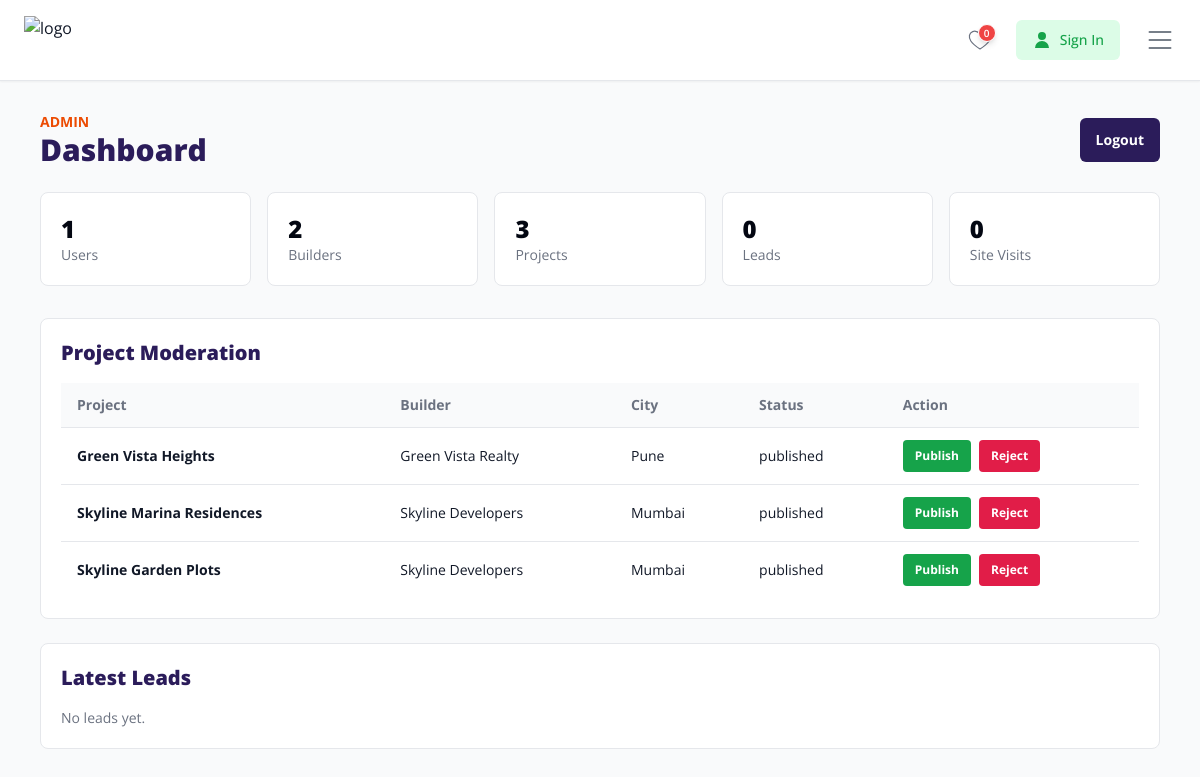
/admin/ (signed in), run on the app's committed database.
### tables this page shows
CREATE TABLE projects (

    id BIGINT UNSIGNED AUTO_INCREMENT PRIMARY KEY,

    uuid CHAR(36) NOT NULL UNIQUE,

    builder_id BIGINT UNSIGNED NOT NULL,

    assigned_manager_id BIGINT UNSIGNED DEFAULT NULL,

    category_id BIGINT UNSIGNED DEFAULT NULL,

    project_type ENUM(
        'Apartment',
        'Plot',
        'Villa',
        'Commercial'
    ) NOT NULL,

    project_name VARCHAR(255) NOT NULL,

    slug VARCHAR(255) NOT NULL UNIQUE,

    project_code VARCHAR(100) DEFAULT NULL,

    rera_number VARCHAR(100) DEFAULT NULL,

    city VARCHAR(100) NOT NULL,

    state VARCHAR(100) NOT NULL,

    locality VARCHAR(150) DEFAULT NULL,

    address TEXT DEFAULT NULL,

    latitude DECIMAL(10,8) DEFAULT NULL,

    longitude DECIMAL(11,8) DEFAULT NULL,

    overview LONGTEXT DEFAULT NULL,

    location_details LONGTEXT DEFAULT NULL,

    pros LONGTEXT DEFAULT NULL,

    cons LONGTEXT DEFAULT NULL,

    amenities LONGTEXT DEFAULT NULL,

    legal_details LONGTEXT DEFAULT NULL,

    litigation_details LONGTEXT DEFAULT NULL,

    bank_details LONGTEXT DEFAULT NULL,

    payment_scheme LONGTEXT DEFAULT NULL,

    brochure_file VARCHAR(255) DEFAULT NULL,

    thumbnail_image VARCHAR(255) DEFAULT NULL,

    featured_image VARCHAR(255) DEFAULT NULL,

    youtube_video_link TEXT DEFAULT NULL,

    total_towers INT DEFAULT 0,

    total_units INT DEFAULT 0,

    total_floors INT DEFAULT 0,

    total_area VARCHAR(100) DEFAULT NULL,

    possession_date DATE DEFAULT NULL,

    launch_date DATE DEFAULT NULL,

    meta_title VARCHAR(255) DEFAULT NULL,

    meta_keywords TEXT DEFAULT NULL,

    meta_description TEXT DEFAULT NULL,

    total_views BIGINT DEFAULT 0,

    total_wishlist BIGINT DEFAULT 0,

    total_inquiries BIGINT DEFAULT 0,

    is_featured TINYINT(1) DEFAULT 0,

    is_verified TINYINT(1) DEFAULT 0,

    project_status ENUM(
        'Upcoming',
        'Ongoing',
        'Completed'
    ) DEFAULT 'Upcoming',

    status ENUM(
        'draft',
        'pending',
        'published',
        'rejected'
    ) DEFAULT 'draft',

    created_at TIMESTAMP DEFAULT CURRENT_TIMESTAMP,

    updated_at TIMESTAMP DEFAULT CURRENT_TIMESTAMP
    ON UPDATE CURRENT_TIMESTAMP,

    deleted_at TIMESTAMP NULL DEFAULT NULL,

    FOREIGN KEY (builder_id)
    REFERENCES builders(id)
    ON DELETE CASCADE,

    FOREIGN KEY (assigned_manager_id)
    REFERENCES associate_managers(id)
    ON DELETE SET NULL,

    FOREIGN KEY (category_id)
    REFERENCES project_categories(id)
    ON DELETE SET NULL,

    INDEX idx_project_city(city),
    INDEX idx_project_status(status),
    INDEX idx_project_type(project_type),
    FULLTEXT(project_name, overview)

);

CREATE TABLE builders (

    id BIGINT UNSIGNED AUTO_INCREMENT PRIMARY KEY,

    uuid CHAR(36) NOT NULL UNIQUE,

    company_name VARCHAR(255) NOT NULL,

    company_slug VARCHAR(255) NOT NULL UNIQUE,

    builder_name VARCHAR(150) NOT NULL,

    email VARCHAR(150) NOT NULL UNIQUE,

    phone VARCHAR(20) NOT NULL UNIQUE,

    alternate_phone VARCHAR(20) DEFAULT NULL,

    whatsapp_number VARCHAR(20) DEFAULT NULL,

    password VARCHAR(255) NOT NULL,

    company_logo VARCHAR(255) DEFAULT NULL,

    company_banner VARCHAR(255) DEFAULT NULL,

    established_year YEAR DEFAULT NULL,

    rera_number VARCHAR(100) DEFAULT NULL,

    gst_number VARCHAR(100) DEFAULT NULL,

    website VARCHAR(255) DEFAULT NULL,

    company_description LONGTEXT DEFAULT NULL,

    address TEXT DEFAULT NULL,

    city VARCHAR(100) DEFAULT NULL,

    state VARCHAR(100) DEFAULT NULL,

    country VARCHAR(100) DEFAULT 'India',

    pincode VARCHAR(20) DEFAULT NULL,

    latitude DECIMAL(10,8) DEFAULT NULL,

    longitude DECIMAL(11,8) DEFAULT NULL,

    auth_token TEXT DEFAULT NULL,

    remember_token VARCHAR(255) DEFAULT NULL,

    reset_token VARCHAR(255) DEFAULT NULL,

    reset_token_expiry DATETIME DEFAULT NULL,

    last_login_at DATETIME DEFAULT NULL,

    last_login_ip VARCHAR(100) DEFAULT NULL,

    email_verified_at TIMESTAMP NULL DEFAULT NULL,

    is_verified TINYINT(1) DEFAULT 0,

    total_projects INT DEFAULT 0,

    total_leads INT DEFAULT 0,

    total_visits INT DEFAULT 0,

    status ENUM(
        'pending',
        'active',
        'inactive',
        'blocked'
    ) DEFAULT 'pending',

    created_by_employee BIGINT UNSIGNED DEFAULT NULL,

    approved_by_admin BIGINT UNSIGNED DEFAULT NULL,

    approved_at DATETIME DEFAULT NULL,

    created_at TIMESTAMP DEFAULT CURRENT_TIMESTAMP,

    updated_at TIMESTAMP DEFAULT CURRENT_TIMESTAMP
    ON UPDATE CURRENT_TIMESTAMP,

    deleted_at TIMESTAMP NULL DEFAULT NULL,

    FOREIGN KEY (created_by_employee)
    REFERENCES employees(id)
    ON DELETE SET NULL,

    FOREIGN KEY (approved_by_admin)
    REFERENCES admins(id)
    ON DELETE SET NULL,

    INDEX idx_builder_company(company_name),
    INDEX idx_builder_established_year(established_year),
    INDEX idx_builder_city(city),
    INDEX idx_builder_status(status)

);

### config/database.php (called while the page is built, shortened)
<?php
function e($string)
{
    return htmlspecialchars(
        $string,
        ENT_QUOTES,
        'UTF-8'
    );
}
function isLoggedIn()
{
    return isset($_SESSION['user_id']);
}
function getWishlistCount()
{
    if (!isLoggedIn()) {
        return 0;
    }
}

### includes/app_helpers.php (called while the page is built, shortened)
<?php
require_once __DIR__ . '/db_connect.php';
function tableCount($table, $where = '1=1', $params = [])
{
    global $pdo;
    $stmt = $pdo->prepare("SELECT COUNT(*) AS total FROM {$table} WHERE {$where}");
    $stmt->execute($params);
    $row = $stmt->fetch();
    return (int)($row['total'] ?? 0);
}

### admin/index.php (the view, shortened to what this page needs)
<?php
require_once __DIR__ . '/../includes/app_helpers.php';
$stats = [
    'Users' => tableCount('users', "status <> 'deleted'"),
    'Builders' => tableCount('builders'),
    'Projects' => tableCount('projects', 'deleted_at IS NULL'),
    'Leads' => tableCount('inquiries'),
    'Site Visits' => tableCount('site_visit_bookings')
];
$projects = $pdo->query("
    SELECT p.*, b.company_name
    FROM projects p
    INNER JOIN builders b ON b.id = p.builder_id
    ORDER BY p.created_at DESC
    LIMIT 20
")->fetchAll();
$leads = $pdo->query("
    SELECT i.*, p.project_name
    FROM inquiries i
    INNER JOIN projects p ON p.id = i.project_id
    ORDER BY i.created_at DESC
    LIMIT 10
")->fetchAll();
require_once __DIR__ . '/../includes/header.php';
?>
<section class="mt-20 bg-gray-50 min-h-screen py-8">
    <div class="max-w-[1400px] mx-auto px-4 sm:px-6 lg:px-10">
        <div class="flex flex-col md:flex-row md:items-center md:justify-between gap-4">
            <div>
                <p class="text-sm font-bold uppercase text-accent">Admin</p>
                <h1 class="text-3xl font-black text-primary">Dashboard</h1>
            </div>
            <a href="<?php echo ADMIN_URL; ?>logout" class="rounded-md bg-primary px-4 py-3 text-sm font-bold text-white">Logout</a>
        </div>
        <div class="mt-6 grid grid-cols-2 md:grid-cols-5 gap-4">
            <?php foreach ($stats as $label => $value): ?>
                <div class="rounded-lg border border-gray-200 bg-white p-5">
                    <p class="text-2xl font-black text-gray-950"><?php echo (int)$value; ?></p>
                    <p class="text-sm text-gray-500"><?php echo e($label); ?></p>
                </div>
            <?php endforeach; ?>
        </div>
        <div class="mt-8 grid grid-cols-1 xl:grid-cols-[1fr_420px] gap-6">
            <div class="rounded-lg border border-gray-200 bg-white p-5">
                <h2 class="text-xl font-black text-primary">Project Moderation</h2>
                <div class="mt-4 overflow-x-auto">
                    <table class="w-full text-left text-sm">
                        <thead class="bg-gray-50 text-gray-500">
                            <tr>
                                <th class="px-4 py-3">Project</th>
                                <th class="px-4 py-3">Builder</th>
                                <th class="px-4 py-3">City</th>
                                <th class="px-4 py-3">Status</th>
                                <th class="px-4 py-3">Action</th>
                            </tr>
                        </thead>
                        <tbody>
                            <?php foreach ($projects as $project): ?>
                                <tr class="border-t">
                                    <td class="px-4 py-3 font-bold"><?php echo e($project['project_name']); ?></td>
                                    <td class="px-4 py-3"><?php echo e($project['company_name']); ?></td>
                                    <td class="px-4 py-3"><?php echo e($project['city']); ?></td>
                                    <td class="px-4 py-3"><?php echo e($project['status']); ?></td>
                                    <td class="px-4 py-3">
                                        <div class="flex gap-2">
                                            <form method="post">
                                                <button name="action" value="publish_project" class="rounded bg-green-600 px-3 py-2 text-xs font-bold text-white">Publish</button>
                                            </form>
                                            <form method="post">
                                                <button name="action" value="reject_project" class="rounded bg-rose-600 px-3 py-2 text-xs font-bold text-white">Reject</button>
                                            </form>
                                        </div>
                                    </td>
                                </tr>
                            <?php endforeach; ?>
                        </tbody>
                    </table>
                </div>
            </div>
            <div class="rounded-lg border border-gray-200 bg-white p-5">
                <h2 class="text-xl font-black text-primary">Latest Leads</h2>
                <div class="mt-4 space-y-3">
                    <?php if (empty($leads)): ?>
                        <p class="text-sm text-gray-500">No leads yet.</p>
                    <?php endif; ?>
                </div>
            </div>
        </div>
    </div>
</section>
<?php require_once __DIR__ . '/../includes/footer.php'; ?>

### includes/head.php (shortened to what this page needs)
<?php
$escapeMeta = static function ($value) {
    return function_exists('e')
        ? e((string)$value)
        : htmlspecialchars((string)$value, ENT_QUOTES, 'UTF-8');
};
?>
<!DOCTYPE html>
<html lang="<?php echo $escapeMeta($pageLanguage ?? 'en'); ?>">
<head>
    <link rel="stylesheet" href="<?php echo ASSETS_URL; ?>css/style.css">
    <script src="https://cdn.tailwindcss.com"></script>
    <script src="https://cdn.jsdelivr.net/npm/@tailwindcss/browser@4"></script>
    <link href="https://cdnjs.cloudflare.com/ajax/libs/font-awesome/6.4.0/css/all.min.css" rel="stylesheet">
    <link rel="stylesheet" href="https://cdn.jsdelivr.net/npm/swiper@11/swiper-bundle.min.css" />
</head>

### includes/header.php (shortened to what this page needs)
<?php
require_once __DIR__ . '/app_helpers.php';
require_once __DIR__ . '/head.php';
?>
<body class="font-sans bg-white text-gray-900">
    <header class="fixed top-0 left-0 w-full z-40 bg-white border-b shadow-sm">
        <div class="max-w-[1920px] mx-auto px-4 sm:px-6">
            <div class="h-20 flex items-center justify-between gap-3">
                <a href="<?php echo BASE_URL; ?>" class="shrink-0">
                    <img src="https://i.ibb.co/HfXRT0Wc/housiey-logo.webp" alt="logo"
                        class="h-8 md:h-12 w-auto object-contain">
                </a>
                <div class="flex items-center gap-4 md:gap-6 shrink-0">
                    <a href="<?php echo BASE_URL . (isLoggedIn() ? 'wishlist' : 'login'); ?>" class="relative flex items-center justify-center group">
                        <span data-wishlist-count class="absolute -top-1 -right-1
        min-w-[18px] h-[18px]
        px-1 rounded-full
        bg-red-500 text-white
        text-[10px] font-semibold
        flex items-center justify-center
        leading-none shadow-md border border-white">
                            <?php echo getWishlistCount(); ?>
                        </span>
                    </a>
                    <a href="<?php echo BASE_URL . (isLoggedIn() ? 'profile' : 'login'); ?>" class="flex items-center justify-center gap-2 h-10 font-medium text-sm whitespace-nowrap <?php echo isLoggedIn() ? '' : 'px-4 bg-green-100 text-green-600 rounded-md'; ?>">
                        <?php if (isLoggedIn()): ?>
                            <div class="flex items-center gap-2">
                                <div class="w-8 h-8 rounded-full bg-emerald-600 text-white flex items-center justify-center text-xs font-semibold">
                                    <?= strtoupper(substr($_SESSION['user']['name'] ?? 'U', 0, 1)); ?>
                                </div>
                                <span class="hidden sm:inline">My Account</span>
                            </div>
                        <?php else: ?>
                            <svg xmlns="http://www.w3.org/2000/svg"
                                class="w-5 h-5"
                                fill="currentColor"
                                viewBox="0 0 20 20">
                                <path d="M10 10a4 4 0 100-8 4 4 0 000 8zm-7 8a7 7 0 1114 0H3z" />
                            </svg>
                            <span>Sign In</span>
                        <?php endif; ?>
                    </a>
                    <button id="menuBtn" type="button" class="flex items-center justify-center">
                        <svg xmlns="http://www.w3.org/2000/svg" class="w-7 h-7 md:w-8 md:h-8 text-gray-600" fill="none"
                            viewBox="0 0 24 24" stroke="currentColor" stroke-width="1.2">
                            <path stroke-linecap="round" stroke-linejoin="round" d="M4 6h16M4 12h16M4 18h16" />
                        </svg>
                    </button>
                </div>
            </div>
        </div>
    </header>
    <main>

### includes/footer.php (shortened to what this page needs)
</main>
<?php
require_once __DIR__ . '/app_helpers.php';
?>
</body>
</html>

### assets/css/style.css (style rules this page uses)
* { scroll-behavior: smooth; }

### data on the page
projects: category "2", id "3", project_name "Skyline Garden Plots", builder.company_name "Skyline Developers", city "Mumbai", status "published"
projects: project_name "Green Vista Heights", builder.company_name "Green Vista Realty", city "Pune", status "published"
projects: project_name "Skyline Marina Residences", builder.company_name "Skyline Developers", city "Mumbai", status "published"

### other printed values
getWishlistCount() "0"
$value "1"
$label "Users"
$label "Builders"
$label "Projects"
$value "0"
$label "Leads"
$label "Site Visits"
